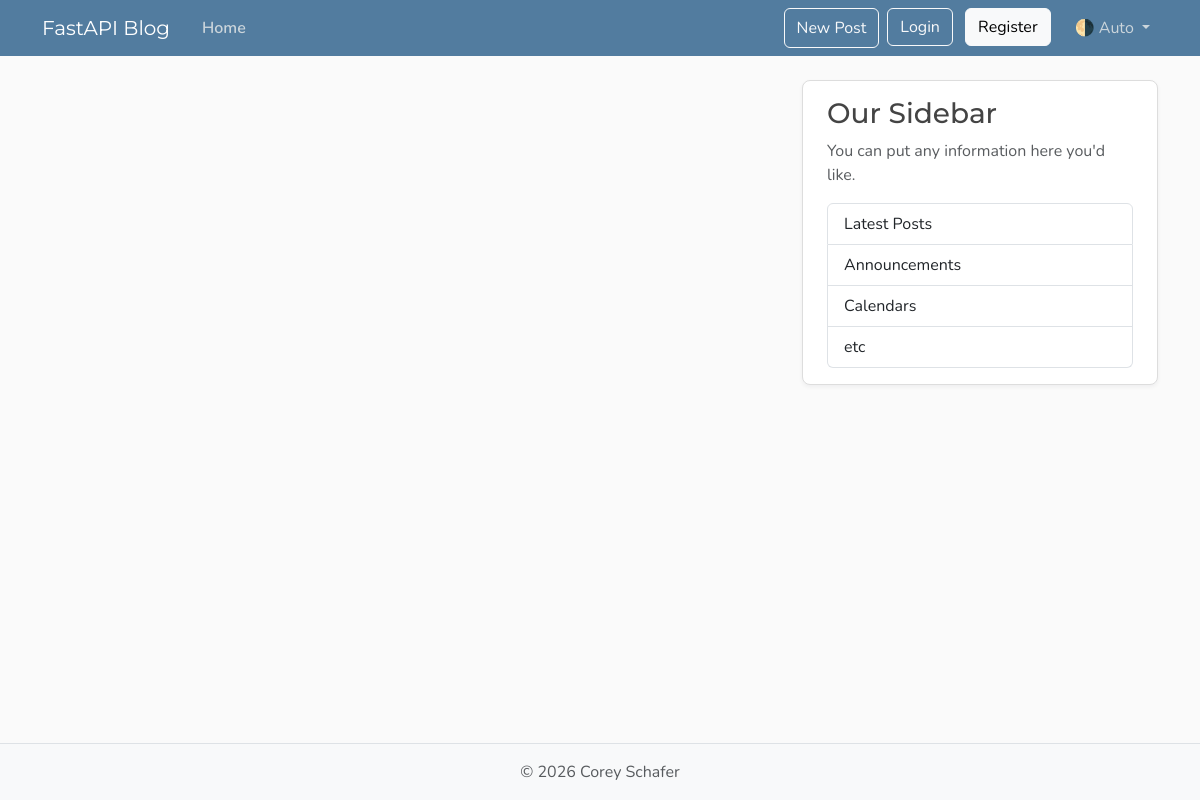
Page /posts on the earlier database version.
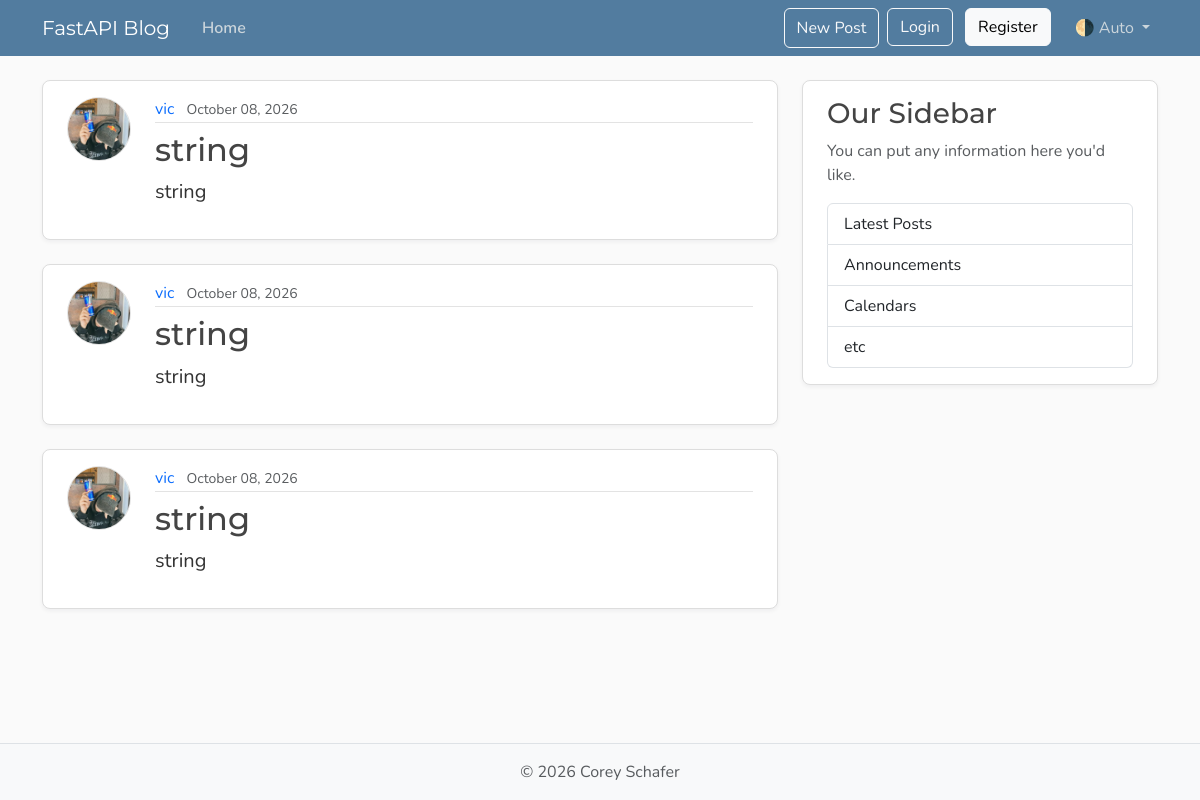
Same page on the later database version.
### models.py (models this page shows, shortened)
class Post(Base):
    __tablename__ = "posts"
    id: Mapped[int] = mapped_column(Integer, primary_key=True, index=True)
    title: Mapped[str] = mapped_column(String(100), nullable=False)
    content: Mapped[str] = mapped_column(Text, nullable=False)
    user_id: Mapped[int] = mapped_column(
        ForeignKey("users.id"),
        nullable=False,
        index=True,
    )
    date_posted: Mapped[datetime] = mapped_column(
        DateTime(timezone=True),
        default=lambda: datetime.now(UTC),
    )
    author: Mapped[User] = relationship(back_populates="posts")

class User(Base):
    __tablename__ = "users"
    id: Mapped[int] = mapped_column(Integer, primary_key=True, index=True)
    username: Mapped[str] = mapped_column(String(50), unique=True, nullable=False)
    email: Mapped[str] = mapped_column(String(120), unique=True, nullable=False)
    password_hash: Mapped[str] = mapped_column(String(200), nullable=False)   # ← НОВОЕ
    image_file: Mapped[str | None] = mapped_column(
        String(200),
        nullable=True,
        default=None,
    )
    posts: Mapped[list[Post]] = relationship(back_populates="author")

### main.py (the view)
@app.get("/", include_in_schema=False, name="home")
@app.get("/posts", include_in_schema=False, name="posts")
async def home(
    request: Request,
    db: Annotated[AsyncSession, Depends(get_db)],
):
    result = await db.execute(
        select(models.Post)
        .options(selectinload(models.Post.author))
        .order_by(models.Post.date_posted.desc()),
    )
    posts = result.scalars().all()
    return templates.TemplateResponse(
        request,
        "home.html",
        {
            "posts": posts,
            "title": "Home",
        },
    )

### templates/home.html
{% extends "layout.html" %}
{% block content %}
{% for post in posts %}
<article class="content-section py-3 px-4 mb-4">
    <div class="d-flex align-items-start gap-4">
        <img class="rounded-circle article-img flex-shrink-0" src="{{ post.author.image_path }}"
            alt="{{ post.author.username }}'s profile picture" width="64" height="64" loading="lazy">
        <div class="flex-grow-1">
            <div class="article-metadata mb-2">
                <a class="me-2" href="{{ url_for('user_posts', user_id=post.author.id) }}">
                    {{ post.author.username }}
                </a>
                <small class="text-body-secondary">{{ post.date_posted.strftime("%B %d, %Y") }}</small>
            </div>
            <h2>
                <a class="article-title" href="{{ url_for('post_page', post_id=post.id) }}">
                    {{ post.title }}
                </a>
            </h2>
            <p class="article-content">{{ post.content }}</p>
        </div>
    </div>
</article>
{% endfor %}
{% endblock content %}

### templates/layout.html (shortened to what this page needs)
<!DOCTYPE html>
<html lang="en">
<head>
    <link href="https://cdn.jsdelivr.net/npm/bootstrap@5.3.8/dist/css/bootstrap.min.css" rel="stylesheet"
>
    <link rel="stylesheet" type="text/css" href="{{ url_for('static', path='css/main.css') }}">
</head>
<body class="d-flex flex-column min-vh-100">
    <header class="site-header">
        <nav class="navbar navbar-expand-md bg-steel fixed-top" data-bs-theme="dark">
            <div class="container">
                <a class="navbar-brand me-4" href="{{ url_for('home') }}">FastAPI Blog</a>
                <div class="collapse navbar-collapse" id="navbarToggle">
                    <div class="navbar-nav me-auto">
                        <a class="nav-link active" aria-current="page" href="{{ url_for('home') }}">Home</a>
                    </div>
                    <div class="navbar-nav">
                        <button class="btn btn-outline-light mb-2 mb-md-0 me-md-2" type="button" data-bs-toggle="modal"
                            data-bs-target="#createPostModal">New Post</button>
                        <div id="loggedOutNav">
                            <a class="btn btn-outline-light mb-2 mb-md-0 me-md-2"
                                href="{{ url_for('login_page') }}">Login</a>
                            <a class="btn btn-light mb-2 mb-md-0 me-md-3"
                                href="{{ url_for('register_page') }}">Register</a>
                        </div>
                        <div class="nav-item dropdown">
                            <a class="nav-link dropdown-toggle" href="#" role="button" id="bd-theme"
                                data-bs-toggle="dropdown" aria-expanded="false">
                                <span id="bd-theme-text">🌗 Auto</span>
                            </a>
                        </div>
                    </div>
                </div>
            </div>
        </nav>
    </header>
    <main role="main" class="container">
        <div class="row">
            <div class="col-md-8">
                {% block content %}{% endblock content %}
            </div>
            <aside class="col-md-4">
                <div class="content-section py-3 px-4 mb-4">
                    <h3>Our Sidebar</h3>
                    <p class="text-body-secondary">You can put any information here you'd like.</p>
                    <ul class="list-group">
                        <li class="list-group-item">Latest Posts</li>
                        <li class="list-group-item">Announcements</li>
                        <li class="list-group-item">Calendars</li>
                        <li class="list-group-item">etc</li>
                    </ul>
                </div>
            </aside>
        </div>
    </main>
    <footer class="mt-auto py-3 bg-body-tertiary border-top">
        <div class="container text-center">
            <p class="text-body-secondary mb-0">© <span id="year"></span> Corey Schafer</p>
        </div>
    </footer>
</body>
</html>

### static/css/main.css (style rules this page uses)
:root { --font-heading: "Montserrat", system-ui, -apple-system, BlinkMacSystemFont, sans-serif; --font-body: "Nunito", system-ui, -apple-system, BlinkMacSystemFont, sans-serif; --color-bg-body: #fafafa; --color-bg-content: #ffffff; --color-text-primary: #333333; --color-text-heading: #444444; --color-steel: #527c9f; --color-nav-link: #cbd5db; --color-nav-link-hover: #ffffff; --color-link-hover: #428bca; --color-border: #dddddd; --color-border-light: #e3e3e3; --spacing-xl: 5rem; --article-img-size: 4rem; --account-img-size: 7.813rem; }
body { font-family: var(--font-body); background: var(--color-bg-body); color: var(--color-text-primary); }
main { padding-top: var(--spacing-xl); }
h1, h2, h3, h4, h5, h6 { font-family: var(--font-heading); color: var(--color-text-heading); }
.navbar-brand { font-family: var(--font-heading); }
a { text-decoration: none; }
.bg-steel { background-color: var(--color-steel); }
.site-header .navbar-nav .nav-link { color: var(--color-nav-link); transition: color 0.2s ease-in-out; }
.site-header .navbar-nav .nav-link.active { font-weight: 600; }
.content-section { background: var(--color-bg-content); border: 1px solid var(--color-border); border-radius: 0.5rem; box-shadow: 0 2px 4px rgba(15, 23, 42, 0.05); transition: box-shadow 0.15s ease, transform 0.15s ease, border-color 0.15s ease; }
.article-title { color: var(--color-text-heading); transition: color 0.2s ease-in-out; }
.article-content { white-space: pre-line; font-size: 1.25rem; }
.article-img { height: var(--article-img-size); width: var(--article-img-size); flex-shrink: 0; object-fit: cover; border: 1px solid var(--color-border-light); box-shadow: 0 0 0 2px var(--color-bg-content); }
.article-metadata { padding-bottom: 0.063rem; border-bottom: 1px solid var(--color-border-light); }
.article-metadata a { transition: color 0.2s ease-in-out; }
[data-bs-theme="dark"] { --color-bg-body: #1a1a1a; --color-bg-content: #2d2d2d; --color-text-primary: #e0e0e0; --color-text-heading: #f0f0f0; --color-border: #404040; --color-border-light: #4a4a4a; }

Differences in the rows shown:
added Post: author.image_path (picture), author.username "vic", date_posted "October 08, 2026", title "string", content "string"
added Post: author.image_path (picture), author.username "vic", date_posted "October 08, 2026", title "string", content "string"
added Post: author.image_path (picture), author.username "vic", date_posted "October 08, 2026", title "string", content "string"
